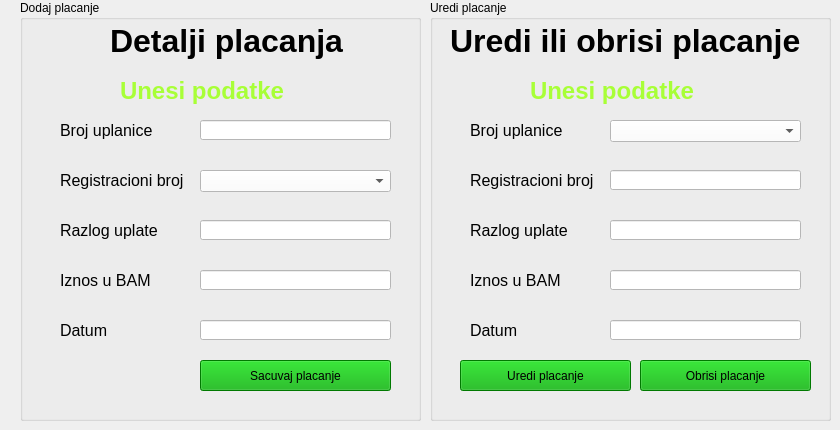
    <widget class="QWidget" name="tab_13">
     <attribute name="title">
      <string>Placanje</string>
     </attribute>
     <widget class="QGroupBox" name="groupBox_7">
      <property name="geometry">
       <rect>
        <x>20</x>
        <y>0</y>
        <width>401</width>
        <height>421</height>
       </rect>
      </property>
      <property name="title">
       <string>Dodaj placanje</string>
      </property>
      <widget class="QLabel" name="label_108">
       <property name="geometry">
        <rect>
         <x>90</x>
         <y>20</y>
         <width>251</width>
         <height>41</height>
        </rect>
       </property>
       <property name="font">
        <font>
         <pointsize>24</pointsize>
         <weight>75</weight>
         <bold>true</bold>
        </font>
       </property>
       <property name="text">
        <string>Detalji placanja</string>
       </property>
      </widget>
      <widget class="QLabel" name="label_109">
       <property name="geometry">
        <rect>
         <x>100</x>
         <y>60</y>
         <width>171</width>
         <height>61</height>
        </rect>
       </property>
       <property name="font">
        <font>
         <pointsize>18</pointsize>
         <weight>75</weight>
         <bold>true</bold>
        </font>
       </property>
       <property name="styleSheet">
        <string notr="true">color: rgb(168, 255, 55);</string>
       </property>
       <property name="text">
        <string>Unesi podatke</string>
       </property>
      </widget>
      <widget class="QLabel" name="label_110">
       <property name="geometry">
        <rect>
         <x>40</x>
         <y>220</y>
         <width>141</width>
         <height>21</height>
        </rect>
       </property>
       <property name="font">
        <font>
         <pointsize>12</pointsize>
        </font>
       </property>
       <property name="text">
        <string>Razlog uplate</string>
       </property>
      </widget>
      <widget class="QLabel" name="label_112">
       <property name="geometry">
        <rect>
         <x>40</x>
         <y>120</y>
         <width>141</width>
         <height>21</height>
        </rect>
       </property>
       <property name="font">
        <font>
         <pointsize>12</pointsize>
        </font>
       </property>
       <property name="text">
        <string>Broj uplanice</string>
       </property>
      </widget>
      <widget class="QLabel" name="label_113">
       <property name="geometry">
        <rect>
         <x>40</x>
         <y>270</y>
         <width>141</width>
         <height>21</height>
        </rect>
       </property>
       <property name="font">
        <font>
         <pointsize>12</pointsize>
        </font>
       </property>
       <property name="text">
        <string>Iznos u BAM</string>
       </property>
      </widget>
      <widget class="QLineEdit" name="tb53">
       <property name="geometry">
        <rect>
         <x>180</x>
         <y>270</y>
         <width>191</width>
         <height>20</height>
        </rect>
       </property>
       <property name="font">
        <font>
         <pointsize>12</pointsize>
        </font>
       </property>
       <property name="styleSheet">
        <string notr="true">background-color: rgb(255, 255, 255);</string>
       </property>
      </widget>
      <widget class="QLineEdit" name="tb52">
       <property name="geometry">
        <rect>
         <x>180</x>
         <y>220</y>
         <width>191</width>
         <height>20</height>
        </rect>
       </property>
       <property name="font">
        <font>
         <pointsize>12</pointsize>
        </font>
       </property>
       <property name="styleSheet">
        <string notr="true">background-color: rgb(255, 255, 255);</string>
       </property>
      </widget>
      <widget class="QPushButton" name="b51">
       <property name="geometry">
        <rect>
         <x>180</x>
         <y>360</y>
         <width>191</width>
         <height>31</height>
        </rect>
       </property>
       <property name="styleSheet">
        <string notr="true">font: 75 12pt &quot;MS Shell Dlg 2&quot;;
background-color: rgb(0, 170, 0);</string>
       </property>
       <property name="text">
        <string>Sacuvaj placanje</string>
       </property>
      </widget>
      <widget class="QLineEdit" name="tb51">
       <property name="geometry">
        <rect>
         <x>180</x>
         <y>120</y>
         <width>191</width>
         <height>20</height>
        </rect>
       </property>
       <property name="font">
        <font>
         <pointsize>12</pointsize>
        </font>
       </property>
       <property name="styleSheet">
        <string notr="true">background-color: rgb(255, 255, 255);</string>
       </property>
      </widget>
      <widget class="QLabel" name="label_120">
       <property name="geometry">
        <rect>
         <x>40</x>
         <y>170</y>
         <width>141</width>
         <height>21</height>
        </rect>
       </property>
       <property name="font">
        <font>
         <pointsize>12</pointsize>
        </font>
       </property>
       <property name="text">
        <string>Registracioni broj</string>
       </property>
      </widget>
      <widget class="QComboBox" name="cb51">
       <property name="geometry">
        <rect>
         <x>180</x>
         <y>170</y>
         <width>191</width>
         <height>22</height>
        </rect>
       </property>
       <property name="styleSheet">
        <string notr="true">background-color: rgb(255, 255, 255);</string>
       </property>
      </widget>
      <widget class="QLabel" name="label_121">
       <property name="geometry">
        <rect>
         <x>40</x>
         <y>320</y>
         <width>141</width>
         <height>21</height>
        </rect>
       </property>
       <property name="font">
        <font>
         <pointsize>12</pointsize>
        </font>
       </property>
       <property name="text">
        <string>Datum</string>
       </property>
      </widget>
      <widget class="QLineEdit" name="tb54">
       <property name="geometry">
        <rect>
         <x>180</x>
         <y>320</y>
         <width>191</width>
         <height>20</height>
        </rect>
       </property>
       <property name="font">
        <font>
         <pointsize>12</pointsize>
        </font>
       </property>
       <property name="styleSheet">
        <string notr="true">background-color: rgb(255, 255, 255);</string>
       </property>
      </widget>
     </widget>
     <widget class="QGroupBox" name="groupBox_8">
      <property name="geometry">
       <rect>
        <x>430</x>
        <y>0</y>
        <width>401</width>
        <height>421</height>
       </rect>
      </property>
      <property name="title">
       <string>Uredi placanje</string>
      </property>
      <widget class="QLabel" name="label_111">
       <property name="geometry">
        <rect>
         <x>20</x>
         <y>20</y>
         <width>371</width>
         <height>41</height>
        </rect>
       </property>
       <property name="font">
        <font>
         <pointsize>24</pointsize>
         <weight>75</weight>
         <bold>true</bold>
        </font>
       </property>
       <property name="text">
        <string>Uredi ili obrisi placanje</string>
       </property>
      </widget>
      <widget class="QLabel" name="label_114">
       <property name="geometry">
        <rect>
         <x>100</x>
         <y>60</y>
         <width>171</width>
         <height>61</height>
        </rect>
       </property>
       <property name="font">
        <font>
         <pointsize>18</pointsize>
         <weight>75</weight>
         <bold>true</bold>
        </font>
       </property>
       <property name="styleSheet">
        <string notr="true">color: rgb(168, 255, 55);</string>
       </property>
       <property name="text">
        <string>Unesi podatke</string>
       </property>
      </widget>
      <widget class="QLabel" name="label_115">
       <property name="geometry">
        <rect>
         <x>40</x>
         <y>220</y>
         <width>141</width>
         <height>21</height>
        </rect>
       </property>
       <property name="font">
        <font>
         <pointsize>12</pointsize>
        </font>
       </property>
       <property name="text">
        <string>Razlog uplate</string>
       </property>
      </widget>
      <widget class="QLabel" name="label_116">
       <property name="geometry">
        <rect>
         <x>40</x>
         <y>120</y>
         <width>141</width>
         <height>21</height>
        </rect>
       </property>
       <property name="font">
        <font>
         <pointsize>12</pointsize>
        </font>
       </property>
       <property name="text">
        <string>Broj uplanice</string>
       </property>
      </widget>
      <widget class="QLabel" name="label_117">
       <property name="geometry">
        <rect>
         <x>40</x>
         <y>270</y>
         <width>141</width>
         <height>21</height>
        </rect>
       </property>
       <property name="font">
        <font>
         <pointsize>12</pointsize>
        </font>
       </property>
       <property name="text">
        <string>Iznos u BAM</string>
       </property>
      </widget>
      <widget class="QLineEdit" name="tb57">
       <property name="geometry">
        <rect>
         <x>180</x>
         <y>270</y>
         <width>191</width>
         <height>20</height>
        </rect>
       </property>
       <property name="font">
        <font>
         <pointsize>12</pointsize>
        </font>
       </property>
       <property name="styleSheet">
        <string notr="true">background-color: rgb(255, 255, 255);</string>
       </property>
      </widget>
      <widget class="QLineEdit" name="tb56">
       <property name="geometry">
        <rect>
         <x>180</x>
         <y>220</y>
         <width>191</width>
         <height>20</height>
        </rect>
       </property>
       <property name="font">
        <font>
         <pointsize>12</pointsize>
        </font>
       </property>
       <property name="styleSheet">
        <string notr="true">background-color: rgb(255, 255, 255);</string>
       </property>
      </widget>
      <widget class="QLabel" name="label_122">
       <property name="geometry">
        <rect>
         <x>40</x>
         <y>170</y>
         <width>141</width>
         <height>21</height>
        </rect>
       </property>
       <property name="font">
        <font>
         <pointsize>12</pointsize>
        </font>
       </property>
       <property name="text">
        <string>Registracioni broj</string>
       </property>
      </widget>
      <widget class="QLabel" name="label_123">
       <property name="geometry">
        <rect>
         <x>40</x>
         <y>320</y>
         <width>141</width>
         <height>21</height>
        </rect>
       </property>
       <property name="font">
        <font>
         <pointsize>12</pointsize>
        </font>
       </property>
       <property name="text">
        <string>Datum</string>
       </property>
      </widget>
      <widget class="QLineEdit" name="tb58">
       <property name="geometry">
        <rect>
         <x>180</x>
         <y>320</y>
         <width>191</width>
         <height>20</height>
        </rect>
       </property>
       <property name="font">
        <font>
         <pointsize>12</pointsize>
        </font>
       </property>
       <property name="styleSheet">
        <string notr="true">background-color: rgb(255, 255, 255);</string>
       </property>
      </widget>
      <widget class="QComboBox" name="cb52">
       <property name="geometry">
        <rect>
         <x>180</x>
         <y>120</y>
         <width>191</width>
         <height>22</height>
        </rect>
       </property>
       <property name="styleSheet">
        <string notr="true">background-color: rgb(255, 255, 255);</string>
       </property>
      </widget>
      <widget class="QLineEdit" name="tb55">
       <property name="geometry">
        <rect>
         <x>180</x>
         <y>170</y>
         <width>191</width>
         <height>20</height>
        </rect>
       </property>
       <property name="font">
        <font>
         <pointsize>12</pointsize>
        </font>
       </property>
       <property name="styleSheet">
        <string notr="true">background-color: rgb(255, 255, 255);</string>
       </property>
      </widget>
      <widget class="QPushButton" name="b52">
       <property name="geometry">
        <rect>
         <x>30</x>
         <y>360</y>
         <width>171</width>
         <height>31</height>
        </rect>
       </property>
       <property name="styleSheet">
        <string notr="true">font: 75 12pt &quot;MS Shell Dlg 2&quot;;
background-color: rgb(0, 170, 0);</string>
       </property>
       <property name="text">
        <string>Uredi placanje</string>
       </property>
      </widget>
      <widget class="QPushButton" name="b53">
       <property name="geometry">
        <rect>
         <x>210</x>
         <y>360</y>
         <width>171</width>
         <height>31</height>
        </rect>
       </property>
       <property name="styleSheet">
        <string notr="true">font: 75 12pt &quot;MS Shell Dlg 2&quot;;
background-color: rgb(0, 170, 0);</string>
       </property>
       <property name="text">
        <string>Obrisi placanje</string>
       </property>
      </widget>
     </widget>
    </widget>
